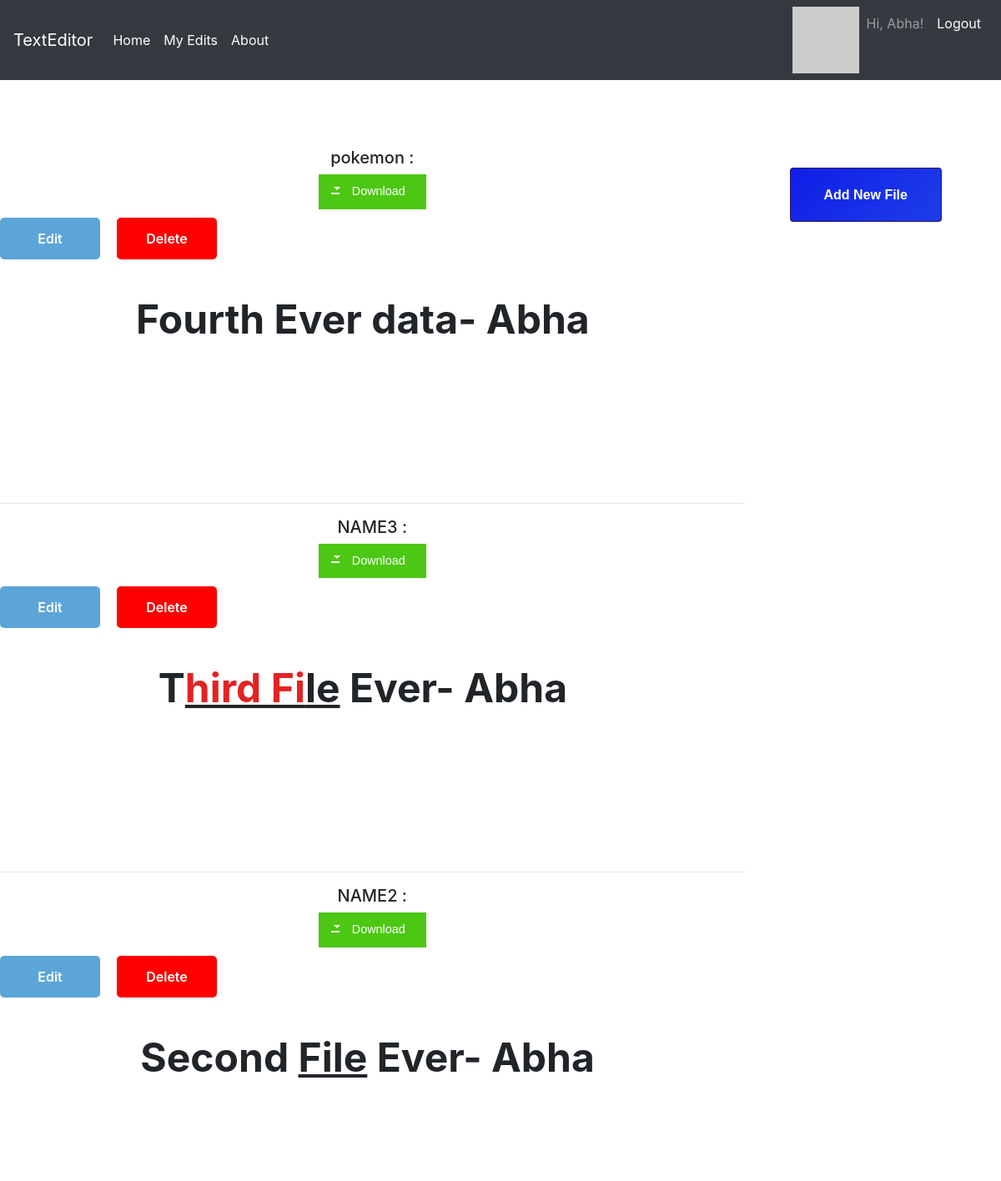
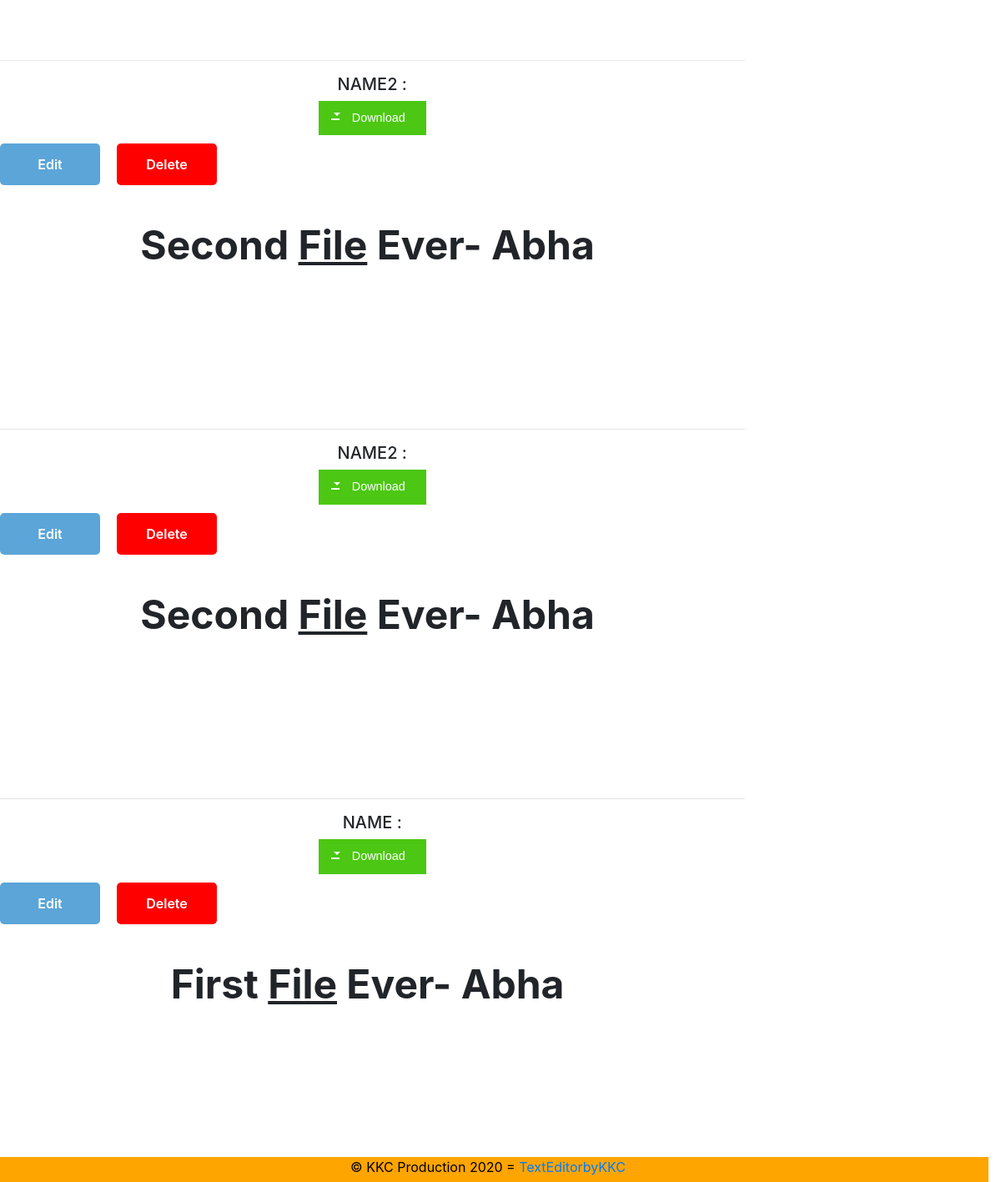
The app's page /myedits (signed in) with its own data (2 pictures, top to bottom).
### app/models.py (models this page shows, shortened)
class User(UserMixin, db.Model):
    id = db.Column(db.Integer, primary_key=True)
    username = db.Column(db.String(64), index=True, unique=True)
    email = db.Column(db.String(120), index=True, unique=True)
    password_hash = db.Column(db.String(128))
    posts = db.relationship('EditorData', backref='author', lazy='dynamic')
    def avatar(self, size):
        digest = md5(self.email.lower().encode('utf-8')).hexdigest()
        return 'https://www.gravatar.com/avatar/{}?d=identicon&s={}'.format(
            digest, size)

class EditorData(db.Model):
    id = db.Column(db.Integer, primary_key=True)
    name = db.Column(db.Text)
    extension= db.Column(db.Text)
    html= db.Column(db.Text)
    user_id = db.Column(db.Integer, db.ForeignKey('user.id'))

### app/routes.py (the view)
@app.route('/display')
@app.route('/myedits')
@login_required
def display():
    posts = EditorData.query.order_by(EditorData.id.desc()).filter_by(author=current_user).all()
    return render_template('myedits.html', posts=posts)

### app/models.py (called while the page is built)
@login.user_loader
def load_user(id):
    return User.query.get(int(id))

### app/templates/myedits.html
{% extends "base.html" %}
{% block content %}
<br><br>
<div class="row">
  <div class="col-lg-9 col-md-9 col-sm-6" >
{% for post in posts %}
<div>
  <center>  <b><h5>{{ post.name }} :</h5></b><a href="/download/{{post.id}}" class="buttonDownload" download="{{post.name}}" >Download</a></center>
  <center>
    <a href="/edit/{{post.id}}" title="Edit" class="button btnFloat btnBlueGreen">Edit</a>  <a  href="/delete/{{post.id}}" title="Button slide purple" class="button btnSlide btnPurple">
    <span class="top" data-content="Delete">Delete</span>
    <span class="bottom" data-content="Edit">Sure?</span></a> </center> <br>
    <br> <br><br>
   <center> {{post.html|safe}}  </center>
        <br><br><br><br><br>
        <br>
       <br>
       <hr>
</div>
{% endfor %}
</div>
<div class="col-lg-3 col-md-3 col-sm-3" >
  <a href="{{ url_for('index') }}" target="_blank" class="btn --animated">
    <span>Add New File</span>
  </a></div>
{% endblock %}

### app/templates/base.html (shortened to what this page needs)
<!DOCTYPE html>
<html lang="en">
<head>
    <link rel="stylesheet" href="https://stackpath.bootstrapcdn.com/bootstrap/4.1.3/css/bootstrap.min.css">
</head>
<body>
  <div class="fixed-top">
  <nav class="navbar navbar-expand-md navbar-dark bg-dark justify-content-end">
    <a class="navbar-brand" href="{{url_for('index')}}">TextEditor</a>
    <div class="collapse navbar-collapse" id="navbarSupportedContent">
      <ul class="navbar-nav ">
        <li class="nav-item active">
          <a class="nav-link" href="{{ url_for('index') }}">Home<span class="sr-only">(current)</span></a>
        </li>
        {% if current_user.is_anonymous %}
        <li class="nav-item active">
          <a class="nav-link" href="{{ url_for('login') }}">login</a>
        </li>
        {% else %}
        <li class="nav-item active">
          <a class="nav-link" href="/myedits">My Edits</a>
        </li>
        <li class="nav-item active">
          <a class="nav-link" href="/about">About</a>
        </li>
      </ul>
    </div>
    <div class="collapse navbar-collapse flex-grow-0" id="navbarSupportedContent">
      <ul class="navbar-nav text-right">
      <li>
        <img src="{{ current_user.avatar(50) }}">
      </li>
      <li class="nav-item" >
        <a class="nav-link"> Hi, {{ current_user.username }}!</a></li>
        <li class="nav-item active">
           <a class="nav-link" href="{{ url_for('logout') }}">Logout</a></li>
        {% endif %}
      </ul>
    </div>
  </nav>
  </div>
        <h1 style="color: white;">
        </h1>
        <br><br><br><br>
        {% block content %}{% endblock %}
<footer><center>© KKC Production 2020 =
  <a href="{{ url_for('index')}}"> TextEditorbyKKC</a> </center>
</footer>
</body>
</html>

### app/templates/base.html (style rules this page uses)
a { text-decoration:none; }
a.button { display: block; position: relative; float: left; width: 120px; padding: 0; margin: 10px 20px 10px 0; font-weight: 600; text-align: center; line-height: 50px; color: #FFF; border-radius: 5px; transition: all 0.2s ; }
.btnBlueGreen { background: #00AE68; }
.btnPurple { background: #A74982; }
.buttonDownload { display: inline-block; position: relative; padding: 10px 25px; background-color: #4CC713; color: white; font-family: sans-serif; text-decoration: none; font-size: 0.9em; text-align: center; text-indent: 15px; }
.buttonDownload:before, .buttonDownload:after { content: ' '; display: block; position: absolute; left: 15px; top: 52%; }
.buttonDownload:before { width: 10px; height: 2px; border-style: solid; border-width: 0 2px 2px; }
.buttonDownload:after { width: 0; height: 0; margin-left: 3px; margin-top: -7px; border-style: solid; border-width: 4px 4px 0 4px; border-color: transparent; border-top-color: inherit; animation: downloadArrow 2s linear infinite; animation-play-state: paused; }
.btnSlide .top { position: absolute; top: 0px; left: 0; width: 120px; height: 50px; background: #00AE68; z-index: 10; transition: all 0.2s ; border-radius: 5px; }
.btnSlide.btnPurple .top { background: red; }
.btnSlide .bottom { position: absolute; top: 0; left: 0; width: 120px; height: 50px; color: #000; z-index: 5; border-radius: 5px; }
.btnFloat { background: none; box-shadow: 0px 0px 0px 0px rgba(0, 0, 0, 0.5); }
.btnFloat:before { content: 'Edit'; display: block; position: absolute; top: 0; left: 0; width: 120px; height: 50px; border-radius: 5px; transition: all 0.2s ; }
.btnBlueGreen.btnFloat:before { background: rgb(91,165, 216); }
.btnFloat:before { box-shadow: 0px 0px 0px 0px rgba(0, 0, 0, 0.4); }
body { overflow: auto; min-height: 100%; }
footer { z-index: 999; position: fixed; bottom:0; width:100%; height:30px; background:orange; color:black; }
:root { --font: 1rem/1.2 "helvetica", sans-serif; --bg-hover: linear-gradient( 135deg, #101ee7 0%, #2654e9 20%, #62d6fa 37%, #fff 50%, #fc35ca 66%, #7559ff 72%, #101ee7 100% ); --btn-color: #2e175e; }
.btn { display: table; text-align: center; color: #ffffff; text-decoration: none; position: relative; font: var(--font); font-weight: bold; padding: 22px 40px; background-color: var(--btn-color); overflow: hidden; margin: 24px; }
.--animated { transition: all 1s; }
.--animated span { position: relative; z-index: 9; }
.--animated:after { height: 100%; width: 2000px; transition: all 1s; background: var(--bg-hover); }
.--animated:before { height: 26px; width: 100%; top: -50px; z-index: 10; opacity: 0; background-color: rgba(255, 255, 255, 0.15); }
.--animated:before, a:after { position: absolute; top: 0; left: 0; z-index: 7; display: block; content: ""; }

### records on screen
User: username "Abha"
EditorData: name "pokemon", html "Fourth Ever data- Abha"
EditorData: name "NAME3", html "T hird Fi le Ever- Abha"
EditorData: name "NAME2", html "Second File Ever- Abha"
EditorData: name "NAME2", html "Second File Ever- Abha"
EditorData: name "NAME2", html "Second File Ever- Abha"
EditorData: name "NAME", html "First File Ever- Abha"
